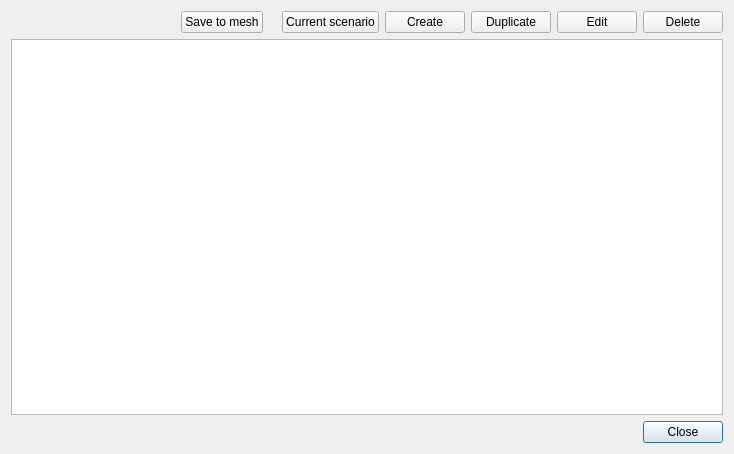
<?xml version="1.0" encoding="UTF-8"?>
<ui version="4.0">
 <class>dlg_bc_manager</class>
 <widget class="QDialog" name="dlg_bc_manager">
  <property name="geometry">
   <rect>
    <x>0</x>
    <y>0</y>
    <width>734</width>
    <height>454</height>
   </rect>
  </property>
  <property name="windowTitle">
   <string>Boundary condition scenarios manager</string>
  </property>
  <layout class="QGridLayout">
   <item row="3" column="2" alignment="Qt::AlignRight">
    <widget class="QPushButton" name="btn_cancel">
     <property name="text">
      <string>Close</string>
     </property>
    </widget>
   </item>
   <item row="3" column="0" colspan="2">
    <spacer name="horizontalSpacer">
     <property name="orientation">
      <enum>Qt::Horizontal</enum>
     </property>
     <property name="sizeType">
      <enum>QSizePolicy::Expanding</enum>
     </property>
     <property name="sizeHint" stdset="0">
      <size>
       <width>40</width>
       <height>20</height>
      </size>
     </property>
    </spacer>
   </item>
   <item row="2" column="0" colspan="3">
    <widget class="QTableView" name="tbl_bcs"/>
   </item>
   <item row="1" column="0" colspan="3">
    <layout class="QHBoxLayout" name="horizontalLayout">
     <item>
      <spacer name="horizontalSpacer_2">
       <property name="orientation">
        <enum>Qt::Horizontal</enum>
       </property>
       <property name="sizeHint" stdset="0">
        <size>
         <width>80</width>
         <height>20</height>
        </size>
       </property>
      </spacer>
     </item>
     <item>
      <widget class="QPushButton" name="btn_save_to_mesh">
       <property name="text">
        <string>Save to mesh</string>
       </property>
      </widget>
     </item>
     <item>
      <widget class="QLabel" name="lbl_current_scenario"/>
     </item>
     <item>
      <widget class="QPushButton" name="btn_update_scenario">
       <property name="sizePolicy">
        <sizepolicy hsizetype="Minimum" vsizetype="Fixed">
         <horstretch>0</horstretch>
         <verstretch>0</verstretch>
        </sizepolicy>
       </property>
       <property name="text">
        <string>Current scenario</string>
       </property>
      </widget>
     </item>
     <item>
      <widget class="QPushButton" name="btn_create_scenario">
       <property name="text">
        <string>Create</string>
       </property>
      </widget>
     </item>
     <item>
      <widget class="QPushButton" name="btn_duplicate_scenario">
       <property name="text">
        <string>Duplicate</string>
       </property>
      </widget>
     </item>
     <item>
      <widget class="QPushButton" name="btn_edit_scenario">
       <property name="text">
        <string>Edit</string>
       </property>
      </widget>
     </item>
     <item>
      <widget class="QPushButton" name="btn_delete_scenario">
       <property name="text">
        <string>Delete</string>
       </property>
      </widget>
     </item>
    </layout>
   </item>
  </layout>
 </widget>
 <resources/>
 <connections/>
</ui>
